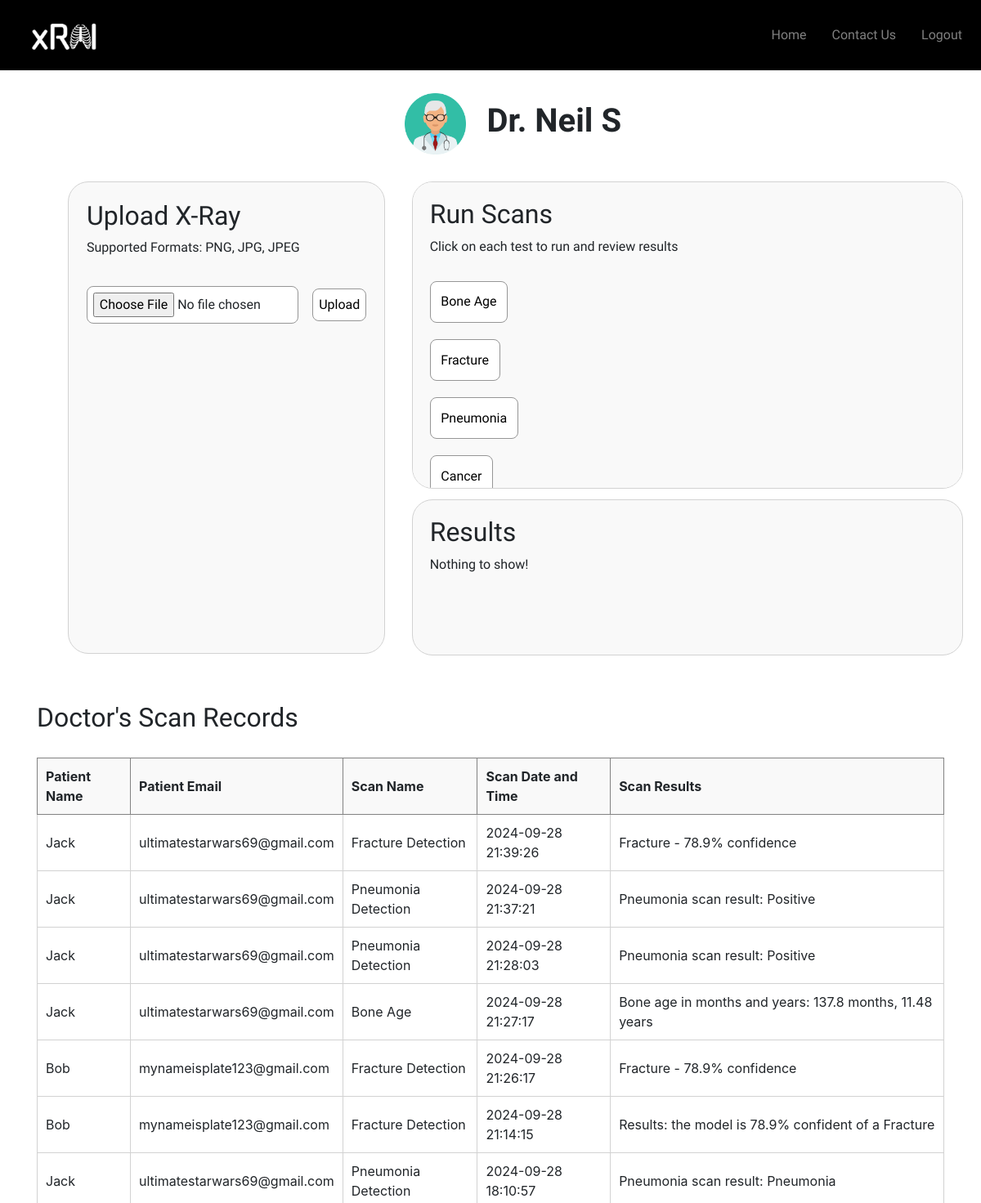
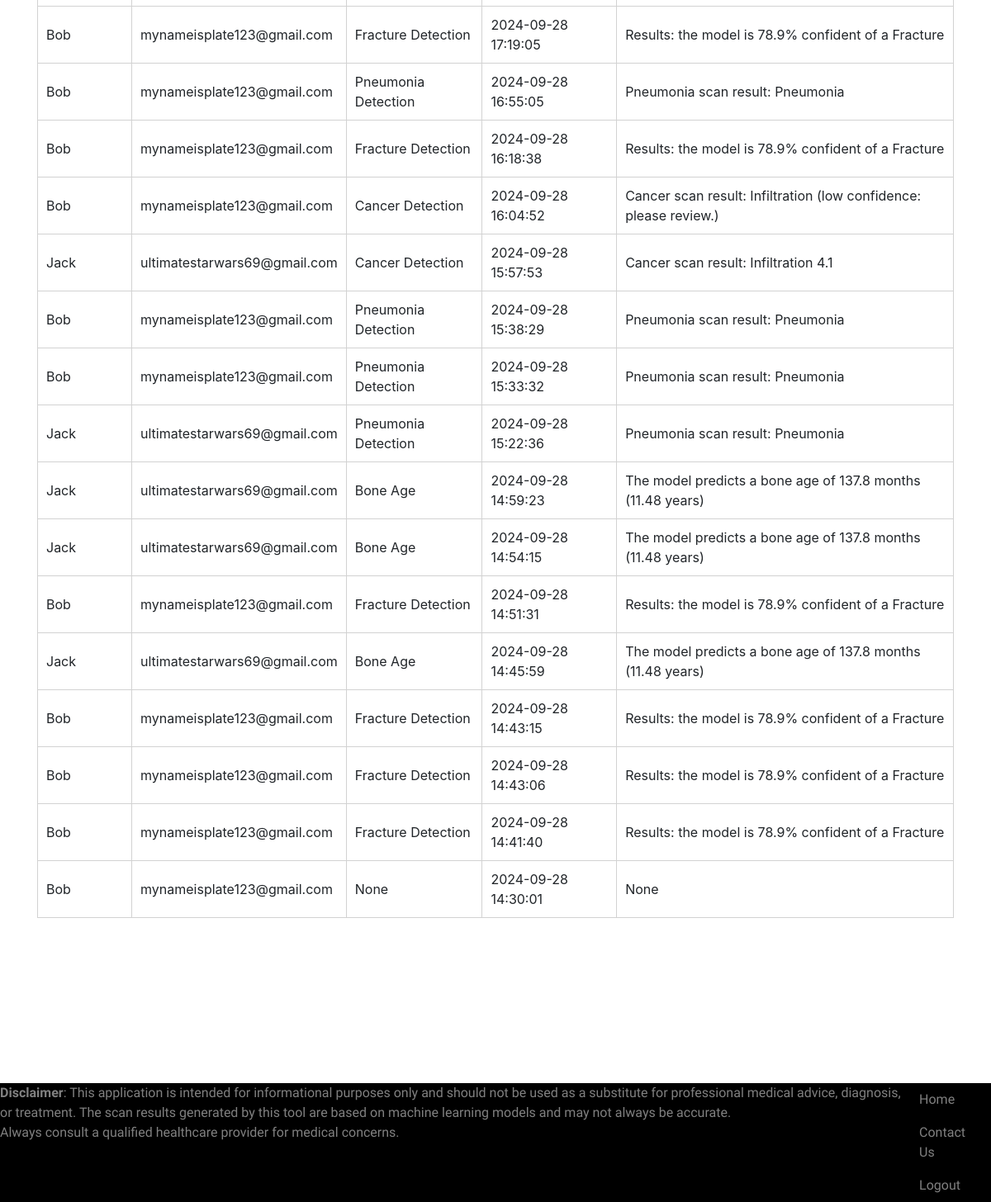
Screenshot of / (signed in) with the database file from the repository (2 pictures, top to bottom).
### website/models.py (models this page shows)
class User(db.Model, UserMixin):
    id = db.Column(db.Integer, primary_key=True)
    email = db.Column(db.String(150), unique=True)
    password = db.Column(db.String(150))
    first_name = db.Column(db.String(150))
    isdoctor = db.Column(db.String(150))
    notes = db.relationship('Note')

class Scan(db.Model):
    id = db.Column(db.Integer, primary_key=True)
    doctoruser_id = db.Column(db.Integer, db.ForeignKey('user.id'))
    patientuser_id = db.Column(db.Integer, db.ForeignKey('user.id'))
    date_of_scan = db.Column(db.DateTime(timezone=True), default=func.now())
    scan_name = db.Column(db.String(150))
    scan_result = db.Column(db.String(10000))
    doctor = db.relationship('User', foreign_keys=[doctoruser_id])
    patient = db.relationship('User', foreign_keys=[patientuser_id])

### website/views.py (the view, shortened to what this page needs)
@views.route('/', methods=['GET', 'POST'])
@login_required
def home():
    scan_data = []
    if current_user.isdoctor == 'Yes':
        doctor_scans = db.session.query(Scan, User).filter(Scan.doctoruser_id == current_user.id).join(User, Scan.patientuser_id == User.id).order_by(desc(Scan.date_of_scan)).all()
        for scan, patient in doctor_scans:
            scan_data.append({
                'patient_name': patient.first_name,
                'patient_email': patient.email,
                'scan_name': scan.scan_name,
                'scan_result': scan.scan_result,
                'scan_datetime': scan.date_of_scan.strftime('%Y-%m-%d %H:%M:%S')  # Format datetime
            })
    return render_template("home.html", user=current_user, scan_data=scan_data)

### website/__init__.py (called while the page is built)
def create_app():
    app = Flask(__name__)
    app.config['SECRET_KEY'] = 'hjshjhdjah kjshkjdhjs'
    app.config['SQLALCHEMY_DATABASE_URI'] = f'sqlite:///{DB_NAME}'
    db.init_app(app)
    from .views import views
    from .auth import auth
    app.register_blueprint(views, url_prefix='/')
    app.register_blueprint(auth, url_prefix='/')
    from .models import User, Scan
    with app.app_context():
        db.create_all()
    login_manager = LoginManager()
    login_manager.login_view = 'auth.login'
    login_manager.init_app(app)
    @login_manager.user_loader
    def load_user(id):
        return User.query.get(int(id))
    return app

### website/templates/home.html (shortened to what this page needs)
{% extends "base.html" %} {% block title %}Home{% endblock %} {% block content
%} {% if user.isdoctor == "Yes" %}
<div
  style="
    display: flex;
    align-items: center;
    justify-content: center;
    margin-top: 25px;
    height: 10vh;
  "
>
  <img
    style="width: 75px; height: 75px; margin-left: 5%"
    src="{{ url_for('static', filename='images/doctorIcon.png') }}"
  />
  <h1
    text-align="center"
    class="pageTitle"
    style="
      vertical-align: middle;
      margin-left: 25px;
      margin-top: 0;
      line-height: 75px;
    "
  >
    Dr. {{user.first_name}}
  </h1>
</div>
<div
  style="
    display: flex;
    height: 75vh;
    width: 100%;
    padding: 1%;
    margin-top: 20px;
  "
>
  <div
    style="
      display: block;
      width: 55%;
      padding: 2%;
      border: 0.5px rgb(210, 210, 210) solid;
      border-radius: 25px;
      background-color: rgb(249, 249, 249);
      margin-left: 2.5%;
      overflow-y: scroll;
    "
  >
    <h2>Upload X-Ray</h2>
    <p>Supported Formats: PNG, JPG, JPEG</p>
    <form
      style="
        display: flex;
        align-items: center;
        justify-content: left;
        margin-top: 35px;
      "
      name="ImageUploadForm"
      action=""
      method="post"
      enctype="multipart/form-data"
    >
      <input
        type="file"
        name="image"
        accept="image/*"
        style="
          width: 100%;
          margin-right: 5%;
          padding: 2%;
          background-color: white;
          border-radius: 8px;
          border: 1px rgb(150, 150, 150) solid;
        "
      />
      <br />
      <input
        type="submit"
        value="Upload"
        style="
          padding: 2%;
          background-color: white;
          border-radius: 8px;
          border: 1px rgb(150, 150, 150) solid;
        "
      />
    </form>
  </div>
  <div style="display: block; width: 100%">
    <div
      style="
        display: block;
        width: 100%;
        height: 65%;
        margin-left: 5%;
        padding: 3%;
        border: 0.5px rgb(210, 210, 210) solid;
        border-radius: 25px;
        background-color: rgb(249, 249, 249);
        overflow-y: scroll;
      "
    >
      <h2>Run Scans</h2>
      <p>Click on each test to run and review results</p>
      <div style="display: block; margin-top: 30px">
        <form method="POST" action="" name="getScan" style="display: flex">
          <button
            type="submit"
            name="scanType"
            value="boneAge"
            style="
              padding: 2%;
              background-color: white;
              border-radius: 8px;
              border: 1px rgb(150, 150, 150) solid;
            "
          >
            Bone Age
          </button>
        </form>
      </div>
      <div style="display: block; margin-top: 20px">
        <form method="POST" action="" name="getScan" style="display: flex">
          <button
            type="submit"
            name="scanType"
            value="fracture"
            style="
              padding: 2%;
              background-color: white;
              border-radius: 8px;
              border: 1px rgb(150, 150, 150) solid;
            "
          >
            Fracture
          </button>
        </form>
      </div>
      <div style="display: block; margin-top: 20px">
        <form method="POST" action="" name="getScan" style="display: flex">
          <button
            type="submit"
            name="scanType"
            value="pneumonia"
            style="
              padding: 2%;
              background-color: white;
              border-radius: 8px;
              border: 1px rgb(150, 150, 150) solid;
            "
          >
            Pneumonia
          </button>
        </form>
      </div>
      <div style="display: block; margin-top: 20px">
        <form method="POST" action="" name="getScan" style="display: flex">
          <button
            type="submit"
            name="scanType"
            value="cancer"
            style="
              padding: 2%;
              background-color: white;
              border-radius: 8px;
              border: 1px rgb(150, 150, 150) solid;
            "
          >
            Cancer
          </button>
        </form>
      </div>
    </div>
    <div
      style="
        display: block;
        width: 100%;
        height: 33%;
        margin-left: 5%;
        margin-top: 2%;
        padding: 3%;
        border: 0.5px rgb(210, 210, 210) solid;
        border-radius: 25px;
        background-color: rgb(249, 249, 249);
        overflow-y: scroll;
      "
    >
      <h2>Results</h2>
      {% if boneoutput_months %}
      <p>
        Bone age in months and years: {{ boneoutput_months }} months, {{
        boneoutput_years }} years
      </p>
      <div style="display: flex; width: 100%; margin-top: 5%">
        <form
          style="width: 100%; display: flex; align-items: center"
          name="emailForm"
          action=""
          method="post"
        >
          <input type="hidden" name="form_name" value="emailForm" />
          <textarea
            name="note"
            placeholder="Enter patient email address (i.e. johndoe@gmail.com)"
            style="height: 50px; width: 80%; display: flex"
          ></textarea>
          <input type="submit" value="Send Scan Results" style="height: 50px;
          display: flex; margin-left: 15px; padding: 2%; background-color:
          white; border-radius: 8px; border: 1px rgb(150, 150, 150) solid"" />
        </form>
      </div>
      {% elif user_details %}
      <p>
        The latest scan results have been sent to patient {{
        user_details.first_name }}.
      </p>
      {% else %}
      <p>Nothing to show!</p>
      {% endif %}
    </div>
  </div>
</div>
<br />
<br />
<h2>Doctor's Scan Records</h2>
<table
  style="
    width: 100%;
    margin-top: 30px;
    border-collapse: collapse;
    border: 0.5px solid rgb(238, 7, 7);
  "
>
  <thead>
    <tr style="background-color: rgb(249, 249, 249)">
      <th
        style="
          padding: 10px;
          border: 0.5px solid rgb(130, 130, 130);
          text-align: left;
        "
      >
        Patient Name
      </th>
      <th
        style="
          padding: 10px;
          border: 0.5px solid rgb(130, 130, 130);
          text-align: left;
        "
      >
        Patient Email
      </th>
      <th
        style="
          padding: 10px;
          border: 0.5px solid rgb(130, 130, 130);
          text-align: left;
        "
      >
        Scan Name
      </th>
      <th
        style="
          padding: 10px;
          border: 0.5px solid rgb(130, 130, 130);
          text-align: left;
        "
      >
        Scan Date and Time
      </th>
      <th
        style="
          padding: 10px;
          border: 0.5px solid rgb(130, 130, 130);
          text-align: left;
        "
      >
        Scan Results
      </th>
    </tr>
  </thead>
  <tbody>
    {% if scan_data %} {% for scan in scan_data %}
    <tr>
      <td style="padding: 10px; border: 0.5px solid rgb(210, 210, 210)">
        {{ scan.patient_name }}
      </td>
      <td style="padding: 10px; border: 0.5px solid rgb(210, 210, 210)">
        {{ scan.patient_email }}
      </td>
      <td style="padding: 10px; border: 0.5px solid rgb(210, 210, 210)">
        {{ scan.scan_name }}
      </td>
      <td style="padding: 10px; border: 0.5px solid rgb(210, 210, 210)">
        {{ scan.scan_datetime }}
      </td>
      <td style="padding: 10px; border: 0.5px solid rgb(210, 210, 210)">
        {{ scan.scan_result }}
      </td>
    </tr>
    {% endfor %} {% endif %}
  </tbody>
</table>
{% endif %} {% endblock %}

### website/templates/base.html (shortened to what this page needs)
<!DOCTYPE html>
<html>
  <head>
    <link
      rel="stylesheet"
      href="https://stackpath.bootstrapcdn.com/bootstrap/4.4.1/css/bootstrap.min.css"
    />
    <link
      rel="stylesheet"
      href="https://stackpath.bootstrapcdn.com/font-awesome/4.7.0/css/font-awesome.min.css"
    />
    <link
      rel="stylesheet"
      href="{{ url_for('static', filename='style.css') }}"
    />
  </head>
  <body>
    <nav class="navbar navbar-expand-lg navbar-dark headerBar">
      <div class="collapse navbar-collapse" id="navbar">
        <div class="navbar-nav navVertCenter">
          <img
            src="{{ url_for('static', filename='images/xraiLogo.png') }}"
            alt="Logo"
            style="height: 70px; position: relative; top: 5px; left: 20px"
          />
          <div class="ubuntu-links">
            {% if user.is_authenticated %}
            <a class="nav-item nav-link" id="home" href="/">Home</a>
            <a class="nav-item nav-link" id="contact-us" href="/contact-us"
              >Contact Us</a
            >
            <a class="nav-item nav-link" id="logout" href="/logout">Logout</a>
            {% else %}
            <a class="nav-item nav-link" id="login" href="/login">Login</a>
            <a class="nav-item nav-link" id="signUp" href="/sign-up">Sign Up</a>
            {% endif %}
          </div>
        </div>
      </div>
    </nav>
    <div class="container">{% block content %} {% endblock %}</div>
    <div class="footer">
      <div class="d-flex justify-content-end">
        <p class="link-text">
          <b>Disclaimer</b>: This application is intended for informational
          purposes only and should not be used as a substitute for professional
          medical advice, diagnosis, or treatment. The scan results generated by
          this tool are based on machine learning models and may not always be
          accurate. <br />
          Always consult a qualified healthcare provider for medical concerns.
        </p>
        {% if user.is_authenticated %}
        <div class="d-flex flex-column">
          <a class="nav-item nav-link link-text" id="home" href="/">Home</a>
          <a
            class="nav-item nav-link link-text"
            id="contact-us"
            href="/contact-us"
            >Contact Us</a
          >
          <a class="nav-item nav-link link-text" id="logout" href="/logout"
            >Logout</a
          >
        </div>
        {% endif %}
      </div>
    </div>
  </body>
</html>

### website/static/style.css (style rules this page uses)
.ubuntu-regular, p, label, input, textarea, option, select { font-family: "Ubuntu", system-ui; font-weight: 400; font-style: normal; }
.ubuntu-medium, h2, h3, h4, strong, button, figcaption { font-family: "Ubuntu", system-ui; font-weight: 500; font-style: normal; }
.ubuntu-bold, h1 { font-family: "Ubuntu", system-ui; font-weight: 700; font-style: normal; }
.headerBar { background-color: black; }
.navVertCenter { display: flex; align-items: center; }
.ubuntu-links { font-family: "Ubuntu", system-ui; font-weight: 500; font-style: normal; position: absolute; right: 0; display: flex; }
a { margin-right: 15px; }
.pageTitle { margin-top: 30px; }
body { overflow-x: hidden; }
.footer { background-color: black; width: 100%; font-family: "Ubuntu", system-ui; font-weight: 500; font-style: normal; display: flex; align-items: center; margin-top: 200px; }
.link-text { color: #808080; }

### rows the page displays
User: first_name "Neil S"
Scan: patient_name "Jack", patient_email "ultimatestarwars69@gmail.com", scan_name "Fracture Detection", scan_datetime "2024-09-28 21:39:26", scan_result "Fracture - 78.9% confidence"
User: patient_name "Jack" "Jack" "Jack" "Jack" "Jack" "Jack" "Jack" "Jack" "Jack", patient_email "ultimatestarwars69@gmail.com" "ultimatestarwars69@gmail.com" "ultimatestarwars69@gmail.com" "ultimatestarwars69@gmail.com" "ultimatestarwars69@gmail.com" "ultimatestarwars69@gmail.com" "ultimatestarwars69@gmail.com" "ultimatestarwars69@gmail.com" "ultimatestarwars69@gmail.com"
Scan: scan_name "Pneumonia Detection", scan_result "Pneumonia scan result: Positive"
Scan: scan_name "Pneumonia Detection", scan_result "Pneumonia scan result: Positive"
Scan: scan_name "Bone Age", scan_result "Bone age in months and years: 137.8 months, 11.48 years"
Scan: patient_name "Bob", patient_email "mynameisplate123@gmail.com", scan_name "Fracture Detection", scan_datetime "2024-09-28 21:26:17", scan_result "Fracture - 78.9% confidence", scan_name "None", scan_datetime "2024-09-28 14:30:01", scan_result "None"
User: patient_name "Bob" "Bob" "Bob" "Bob" "Bob" "Bob" "Bob" "Bob" "Bob" "Bob" "Bob", patient_email "mynameisplate123@gmail.com" "mynameisplate123@gmail.com" "mynameisplate123@gmail.com" "mynameisplate123@gmail.com" "mynameisplate123@gmail.com" "mynameisplate123@gmail.com" "mynameisplate123@gmail.com" "mynameisplate123@gmail.com" "mynameisplate123@gmail.com" "mynameisplate123@gmail.com" "mynameisplate123@gmail.com"
Scan: scan_name "Fracture Detection", scan_result "Results: the model is 78.9% confident of a Fracture"
Scan: scan_name "Pneumonia Detection", scan_result "Pneumonia scan result: Pneumonia"
Scan: scan_name "Fracture Detection", scan_result "Results: the model is 78.9% confident of a Fracture"
Scan: scan_name "Pneumonia Detection", scan_result "Pneumonia scan result: Pneumonia"
Scan: scan_name "Fracture Detection", scan_result "Results: the model is 78.9% confident of a Fracture"
Scan: scan_name "Cancer Detection", scan_result "Cancer scan result: Infiltration (low confidence: please review.)"
Scan: scan_name "Cancer Detection", scan_result "Cancer scan result: Infiltration 4.1"
Scan: scan_name "Pneumonia Detection", scan_result "Pneumonia scan result: Pneumonia"
Scan: scan_name "Pneumonia Detection", scan_result "Pneumonia scan result: Pneumonia"
Scan: scan_name "Pneumonia Detection", scan_result "Pneumonia scan result: Pneumonia"
Scan: scan_name "Bone Age", scan_result "The model predicts a bone age of 137.8 months (11.48 years)"
Scan: scan_name "Bone Age", scan_result "The model predicts a bone age of 137.8 months (11.48 years)"
Scan: scan_name "Fracture Detection", scan_result "Results: the model is 78.9% confident of a Fracture"
Scan: scan_name "Bone Age", scan_result "The model predicts a bone age of 137.8 months (11.48 years)"
Scan: scan_name "Fracture Detection", scan_result "Results: the model is 78.9% confident of a Fracture"
Scan: scan_name "Fracture Detection", scan_result "Results: the model is 78.9% confident of a Fracture"
Scan: scan_name "Fracture Detection", scan_result "Results: the model is 78.9% confident of a Fracture"

### other values shown
{{ scan.scan_datetime }} "2024-09-28 21:37:21" "2024-09-28 21:28:03" "2024-09-28 21:27:17" "2024-09-28 21:14:15" "2024-09-28 18:10:57" "2024-09-28 17:19:05" "2024-09-28 16:55:05" "2024-09-28 16:18:38" "2024-09-28 16:04:52" "2024-09-28 15:57:53" "2024-09-28 15:38:29" "2024-09-28 15:33:32" "2024-09-28 15:22:36" "2024-09-28 14:59:23" "2024-09-28 14:54:15" "2024-09-28 14:51:31" "2024-09-28 14:45:59" "2024-09-28 14:43:15" "2024-09-28 14:43:06" "2024-09-28 14:41:40"
